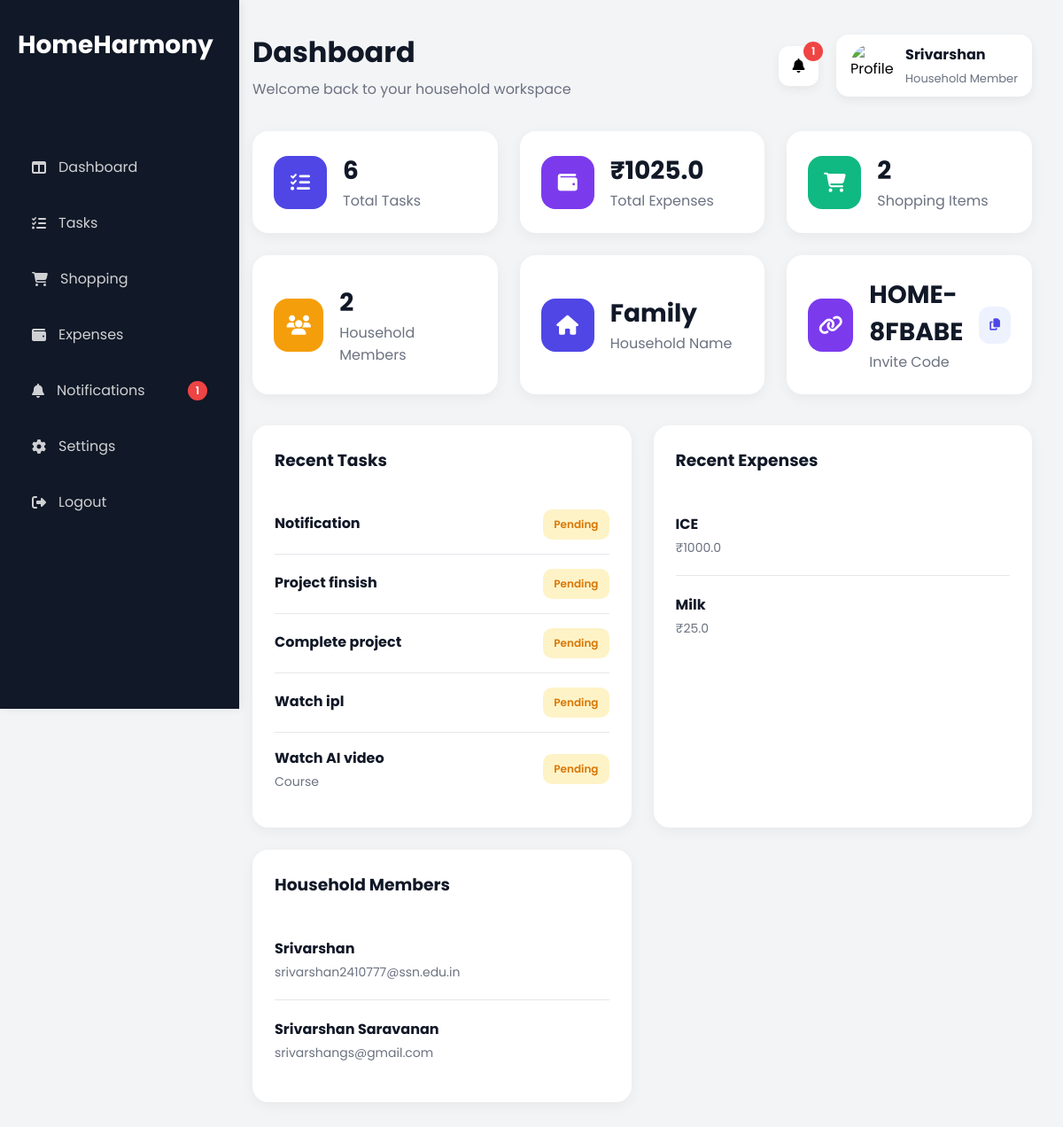
/dashboard (signed in), run on the app's committed database.
### app/models/user_model.py (models this page shows)
class User(db.Model, UserMixin):
    __tablename__ = "users"
    id = db.Column(
        db.Integer,
        primary_key=True
    )
    full_name = db.Column(
        db.String(100),
        nullable=False
    )
    email = db.Column(
        db.String(120),
        unique=True,
        nullable=False
    )
    password = db.Column(
        db.String(255),
        nullable=False
    )
    household_id = db.Column(
        db.Integer,
        db.ForeignKey("households.id")
    )
    created_at = db.Column(
        db.DateTime,
        server_default=db.func.now()
    )

### app/models/household_model.py (models this page shows)
class Household(db.Model):
    __tablename__ = "households"
    id = db.Column(
        db.Integer,
        primary_key=True
    )
    household_name = db.Column(
        db.String(120),
        nullable=False
    )
    invite_code = db.Column(
        db.String(20),
        unique=True,
        nullable=False
    )
    created_at = db.Column(
        db.DateTime,
        server_default=db.func.now()
    )
    members = db.relationship(
    "User",
    backref="household",
    lazy=True
    )
    shopping_items = db.relationship(
    "ShoppingItem",
    backref="household",
    lazy=True
)

### app/models/task_model.py (models this page shows)
class Task(db.Model):
    __tablename__ = "tasks"
    id = db.Column(
        db.Integer,
        primary_key=True
    )
    title = db.Column(
        db.String(200),
        nullable=False
    )
    description = db.Column(
        db.Text
    )
    status = db.Column(
        db.String(30),
        default="Pending"
    )
    household_id = db.Column(
        db.Integer,
        db.ForeignKey("households.id"),
        nullable=False
    )
    assigned_to = db.Column(
        db.Integer,
        db.ForeignKey("users.id"),
        nullable=False
    )
    created_at = db.Column(
        db.DateTime,
        server_default=db.func.now()
    )
    priority = db.Column(
    db.String(20),
    default="Medium"
)

### app/models/expense_model.py (models this page shows)
class Expense(db.Model):
    __tablename__ = "expenses"
    id = db.Column(
        db.Integer,
        primary_key=True
    )
    title = db.Column(
        db.String(100),
        nullable=False
    )
    amount = db.Column(
        db.Float,
        nullable=False
    )
    category = db.Column(
        db.String(50),
        nullable=False
    )
    description = db.Column(
        db.Text
    )
    household_id = db.Column(
        db.Integer,
        db.ForeignKey("households.id"),
        nullable=False
    )
    paid_by = db.Column(
        db.Integer,
        db.ForeignKey("users.id"),
        nullable=False
    )
    created_at = db.Column(
        db.DateTime,
        server_default=db.func.now()
    )

### app/dashboard/routes.py (the view)
@dashboard_bp.route("/dashboard")
@login_required
def dashboard():
    household = current_user.household
    if not household:
        return render_template(
            "dashboard/no_household.html"
        )
    members = household.members
    member_count = len(members)
    tasks = Task.query.filter_by(
        household_id=household.id
    ).all()
    expenses = Expense.query.filter_by(
        household_id=household.id
    ).all()
    total_tasks = len(tasks)
    total_expenses = sum(
        expense.amount
        for expense in expenses
    )
    recent_tasks = Task.query.filter_by(
        household_id=household.id
    ).order_by(
        Task.id.desc()
    ).limit(5).all()
    recent_expenses = Expense.query.filter_by(
        household_id=household.id
    ).order_by(
        Expense.id.desc()
    ).limit(5).all()
    shopping_items = ShoppingItem.query.filter_by(
    household_id=household.id
    ).all()
    shopping_count = ShoppingItem.query.filter_by(
    household_id=household.id,
    status="Pending"
    ).count()
    return render_template(
        "dashboard/dashboard.html",
        household=household,
        members=members,
        member_count=member_count,
        total_tasks=total_tasks,
        total_expenses=total_expenses,
        recent_tasks=recent_tasks,
        recent_expenses=recent_expenses,
        shopping_count=shopping_count
    )

### app/models/user_model.py (called while the page is built)
@login_manager.user_loader
def load_user(user_id):
    return User.query.get(int(user_id))

### app/templates/dashboard/dashboard.html (shortened to what this page needs)
{% extends "layout/base.html" %}
{% block content %}
<div class="topbar">
    <div>
        <h1>
            Dashboard
        </h1>
        <p>
            Welcome back to your household workspace
        </p>
    </div>
    <div class="profile-section">
        <div class="notification-icon"onclick="location.href='{{ url_for('notifications.notification_list') }}'">
            <i class="fa-solid fa-bell"></i>
            {% if unread_notifications > 0 %}
            <span class="notification-badge">
                {{ unread_notifications }}
            </span>
            {% endif %}
        </div>
        <div class="profile-card">
              <img
                src="{{ url_for('static', filename='images/default1.jpg') }}"
                alt="Profile">
            <div>
                <h4>
                    {{ current_user.full_name }}
                </h4>
                <p>
                    Household Member
                </p>
            </div>
        </div>
    </div>
</div>
<div class="stats-grid">
    <div class="stat-card">
        <div class="stat-icon blue">
            <i class="fa-solid fa-list-check"></i>
        </div>
        <div>
            <h2>{{ total_tasks }}</h2>
            <p>Total Tasks</p>
        </div>
    </div>
    <div class="stat-card">
        <div class="stat-icon purple">
            <i class="fa-solid fa-wallet"></i>
        </div>
        <div>
            <h2>₹{{ total_expenses }}</h2>
            <p>Total Expenses</p>
        </div>
    </div>
    <div class="stat-card">
        <div class="stat-icon green">
            <i class="fa-solid fa-cart-shopping"></i>
        </div>
        <div>
            <h2>{{ shopping_count }}</h2>
            <p>Shopping Items</p>
        </div>
    </div>
    <div class="stat-card">
        <div class="stat-icon orange">
            <i class="fa-solid fa-users"></i>
        </div>
        <div>
            <h2>{{ member_count }}</h2>
            <p>Household Members</p>
        </div>
    </div>
    <div class="stat-card">
        <div class="stat-icon blue">
            <i class="fa-solid fa-house"></i>
        </div>
        <div>
            <h2>
                {{ household.household_name }}
            </h2>
            <p>
                Household Name
            </p>
        </div>
    </div>
    <div class="stat-card">
    <div class="stat-icon purple">
        <i class="fa-solid fa-link"></i>
    </div>
    <div class="invite-section">
        <h2 id="inviteCode">
            {{ household.invite_code }}
        </h2>
        <p>
            Invite Code
        </p>
    </div>
    <button
        class="copy-btn"
        onclick="copyInviteCode()">
        <i class="fa-solid fa-copy"></i>
    </button>
</div>
</div>
<div class="content-grid">
    <div class="card">
        <div class="card-header">
            <h3>
                Recent Tasks
            </h3>
        </div>
       {% if recent_tasks %}
    {% for task in recent_tasks %}
    <div class="task-item">
        <div>
            <h4>
                {{ task.title }}
            </h4>
            <p>
                {{ task.description }}
            </p>
        </div>
        {% if task.status == "Pending" %}
<span class="status pending">
    Pending
</span>
{% elif task.status == "In Progress" %}
<span class="status progress">
    In Progress
</span>
{% elif task.status == "Completed" %}
<span class="status completed">
    Completed
</span>
{% endif %}
    </div>
    {% endfor %}
{% else %}
    <p>
        No tasks created yet.
    </p>
{% endif %}
    </div>
    <div class="card">
        <div class="card-header">
            <h3>
                Recent Expenses
            </h3>
        </div>
        {% if recent_expenses %}
    {% for expense in recent_expenses %}
    <div class="expense-item">
        <div>
            <h4>
                {{ expense.title }}
            </h4>
            <p>
                ₹{{ expense.amount }}
            </p>
        </div>
    </div>
    {% endfor %}
{% else %}
    <p>
        No expenses added yet.
    </p>
{% endif %}
    </div>
    <div class="card">
        <div class="card-header">
            <h3>
                Household Members
            </h3>
        </div>
        {% for member in members %}
        <div class="expense-item">
            <div>
                <h4>
                    {{ member.full_name }}
                </h4>
                <p>
                    {{ member.email }}
                </p>
            </div>
        </div>
        {% endfor %}
    </div>
</div>
{% endblock %}

### app/static/css/dashboard.css (style rules this page uses)
* { margin: 0; padding: 0; box-sizing: border-box; font-family: "Poppins", sans-serif; }
body { background: #f3f4f6; }
.topbar { display: flex; justify-content: space-between; align-items: center; margin-bottom: 35px; }
.topbar h1 { font-size: 32px; color: #111827; }
.topbar p { color: #6b7280; margin-top: 5px; }
.profile-section { display: flex; align-items: center; gap: 20px; }
.notification-icon { width: 45px; height: 45px; border-radius: 12px; background: white; display: flex; justify-content: center; align-items: center; box-shadow: 0 4px 12px rgba(0,0,0,0.06); cursor: pointer; }
.profile-card { display: flex; align-items: center; gap: 12px; background: white; padding: 10px 16px; border-radius: 14px; box-shadow: 0 4px 12px rgba(0,0,0,0.06); }
.profile-card img { width: 50px; height: 50px; border-radius: 50%; object-fit: cover; }
.profile-card h4 { color: #111827; }
.profile-card p { color: #6b7280; font-size: 13px; }
.stats-grid { display: grid; grid-template-columns: repeat(auto-fit, minmax(220px, 1fr)); gap: 25px; margin-bottom: 35px; }
.stat-card { background: white; padding: 24px; border-radius: 18px; display: flex; align-items: center; gap: 18px; box-shadow: 0 4px 15px rgba(0,0,0,0.05); }
.stat-icon { width: 60px; height: 60px; border-radius: 16px; display: flex; justify-content: center; align-items: center; color: white; font-size: 22px; }
.blue { background: #4f46e5; }
.purple { background: #7c3aed; }
.green { background: #10b981; }
.orange { background: #f59e0b; }
.stat-card h2 { font-size: 28px; color: #111827; }
.stat-card p { color: #6b7280; }
.content-grid { display: grid; grid-template-columns: 1fr 1fr; gap: 25px; }
.card { background: white; border-radius: 18px; padding: 25px; box-shadow: 0 4px 15px rgba(0,0,0,0.05); }
.card-header { display: flex; justify-content: space-between; align-items: center; margin-bottom: 25px; }
.card-header h3 { color: #111827; }
.task-item, .expense-item { display: flex; justify-content: space-between; align-items: center; padding: 16px 0; border-bottom: 1px solid #e5e7eb; }
.task-item:last-child, .expense-item:last-child { border-bottom: none; }
.task-item h4, .expense-item h4 { color: #111827; margin-bottom: 4px; }
.task-item p, .expense-item p { color: #6b7280; font-size: 14px; }
.status { padding: 8px 12px; border-radius: 10px; font-size: 12px; font-weight: 600; }
.pending { background: #fef3c7; color: #d97706; }
.expense-item { display:flex; justify-content:space-between; align-items:center; padding:20px 0; border-bottom:1px solid #e5e7eb; }
.notification-icon { position:relative; }
.notification-badge { position:absolute; top:-5px; right:-5px; width:22px; height:22px; border-radius:50%; background:#ef4444; color:white; display:flex; justify-content:center; align-items:center; font-size:12px; font-weight:600; }
.copy-btn { border:none; background:#eef2ff; color:#4f46e5; width:42px; height:42px; border-radius:12px; cursor:pointer; transition:0.3s; }
.invite-section { flex:1; }
.notification-icon { cursor: pointer; }

### data on the page
User: full_name "Srivarshan", email "srivarshan2410777@ssn.edu.in"
Household: household_name "Family", invite_code "HOME-8FBABE"
Task: title "Notification", status "Pending"
Task: title "Project finsish", status "Pending"
Task: title "Complete project", status "Pending"
Task: title "Watch ipl", status "Pending"
Task: title "Watch AI video", description "Course", status "Pending"
Expense: title "ICE", amount "1000.0"
Expense: title "Milk", amount "25.0"
User: full_name "Srivarshan Saravanan", email "srivarshangs@gmail.com"

### other printed values
{{ unread_notifications }} "1"
{{ total_tasks }} "6"
{{ total_expenses }} "1025.0"
{{ shopping_count }} "2"
{{ member_count }} "2"
